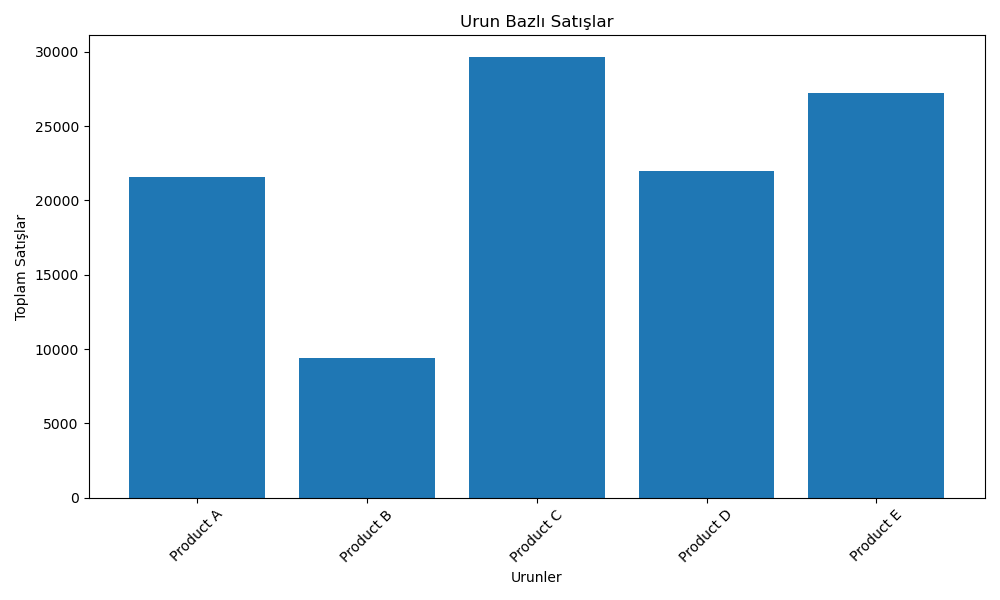

Python code for this plot:
import matplotlib.pyplot as plt
def urunler_satis_grafigi(df, output_dir):
    plt.figure(figsize = (10,6))
    plt.bar(df['product_name'], df['total_sales'])
    plt.title('Urun Bazlı Satışlar')
    plt.xlabel('Urunler')
    plt.ylabel('Toplam Satışlar')
    plt.xticks(rotation = 45)
    plt.tight_layout()
    plt.savefig(output_dir /'urun_satislar_grafigi.png')
    plt.close()